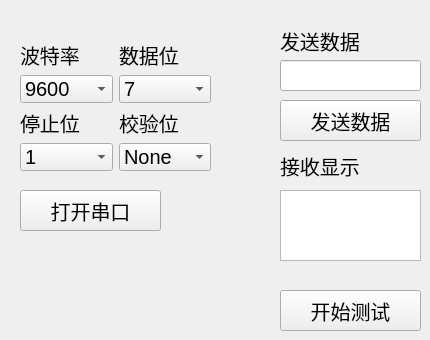
      <widget class="QWidget" name="tab_5">
       <attribute name="title">
        <string>LIN</string>
       </attribute>
       <widget class="QPushButton" name="pushButton_linTest">
        <property name="geometry">
         <rect>
          <x>280</x>
          <y>290</y>
          <width>141</width>
          <height>41</height>
         </rect>
        </property>
        <property name="font">
         <font>
          <pointsize>15</pointsize>
         </font>
        </property>
        <property name="text">
         <string>开始测试</string>
        </property>
       </widget>
       <widget class="QWidget" name="layoutWidget">
        <property name="geometry">
         <rect>
          <x>20</x>
          <y>40</y>
          <width>191</width>
          <height>131</height>
         </rect>
        </property>
        <layout class="QGridLayout" name="gridLayout">
         <item row="3" column="0">
          <widget class="QComboBox" name="comboBox_linStopBits">
           <property name="font">
            <font>
             <pointsize>15</pointsize>
            </font>
           </property>
           <item>
            <property name="text">
             <string>1</string>
            </property>
           </item>
           <item>
            <property name="text">
             <string>2</string>
            </property>
           </item>
          </widget>
         </item>
         <item row="1" column="1">
          <widget class="QComboBox" name="comboBox_linDataBits">
           <property name="font">
            <font>
             <pointsize>15</pointsize>
            </font>
           </property>
           <item>
            <property name="text">
             <string>7</string>
            </property>
           </item>
           <item>
            <property name="text">
             <string>8</string>
            </property>
           </item>
          </widget>
         </item>
         <item row="0" column="0">
          <widget class="QLabel" name="label_27">
           <property name="font">
            <font>
             <pointsize>15</pointsize>
            </font>
           </property>
           <property name="text">
            <string>波特率</string>
           </property>
          </widget>
         </item>
         <item row="2" column="0">
          <widget class="QLabel" name="label_29">
           <property name="font">
            <font>
             <pointsize>15</pointsize>
            </font>
           </property>
           <property name="text">
            <string>停止位</string>
           </property>
          </widget>
         </item>
         <item row="2" column="1">
          <widget class="QLabel" name="label_30">
           <property name="font">
            <font>
             <pointsize>15</pointsize>
            </font>
           </property>
           <property name="text">
            <string>校验位</string>
           </property>
          </widget>
         </item>
         <item row="1" column="0">
          <widget class="QComboBox" name="comboBox_linBaud">
           <property name="font">
            <font>
             <pointsize>15</pointsize>
            </font>
           </property>
           <item>
            <property name="text">
             <string>9600</string>
            </property>
           </item>
           <item>
            <property name="text">
             <string>19200</string>
            </property>
           </item>
          </widget>
         </item>
         <item row="0" column="1">
          <widget class="QLabel" name="label_28">
           <property name="font">
            <font>
             <pointsize>15</pointsize>
            </font>
           </property>
           <property name="text">
            <string>数据位</string>
           </property>
          </widget>
         </item>
         <item row="3" column="1">
          <widget class="QComboBox" name="comboBox_linParity">
           <property name="font">
            <font>
             <pointsize>15</pointsize>
            </font>
           </property>
           <item>
            <property name="text">
             <string>None</string>
            </property>
           </item>
           <item>
            <property name="text">
             <string>Odd</string>
            </property>
           </item>
           <item>
            <property name="text">
             <string>Even</string>
            </property>
           </item>
          </widget>
         </item>
        </layout>
       </widget>
       <widget class="QPushButton" name="pushButton_linOpen">
        <property name="geometry">
         <rect>
          <x>20</x>
          <y>190</y>
          <width>141</width>
          <height>41</height>
         </rect>
        </property>
        <property name="font">
         <font>
          <pointsize>15</pointsize>
         </font>
        </property>
        <property name="text">
         <string>打开串口</string>
        </property>
       </widget>
       <widget class="QLabel" name="label_31">
        <property name="geometry">
         <rect>
          <x>280</x>
          <y>20</y>
          <width>101</width>
          <height>41</height>
         </rect>
        </property>
        <property name="font">
         <font>
          <pointsize>15</pointsize>
         </font>
        </property>
        <property name="text">
         <string>发送数据</string>
        </property>
       </widget>
       <widget class="QLineEdit" name="lineEdit_linSend">
        <property name="geometry">
         <rect>
          <x>280</x>
          <y>60</y>
          <width>141</width>
          <height>31</height>
         </rect>
        </property>
        <property name="font">
         <font>
          <pointsize>15</pointsize>
         </font>
        </property>
       </widget>
       <widget class="QPushButton" name="pushButton_linSend">
        <property name="geometry">
         <rect>
          <x>280</x>
          <y>100</y>
          <width>141</width>
          <height>41</height>
         </rect>
        </property>
        <property name="font">
         <font>
          <pointsize>15</pointsize>
         </font>
        </property>
        <property name="text">
         <string>发送数据</string>
        </property>
       </widget>
       <widget class="QLabel" name="label_32">
        <property name="geometry">
         <rect>
          <x>280</x>
          <y>150</y>
          <width>91</width>
          <height>31</height>
         </rect>
        </property>
        <property name="font">
         <font>
          <pointsize>15</pointsize>
         </font>
        </property>
        <property name="text">
         <string>接收显示</string>
        </property>
       </widget>
       <widget class="QPlainTextEdit" name="plainTextEdit_linRecv">
        <property name="geometry">
         <rect>
          <x>280</x>
          <y>190</y>
          <width>141</width>
          <height>71</height>
         </rect>
        </property>
        <property name="font">
         <font>
          <pointsize>15</pointsize>
         </font>
        </property>
       </widget>
      </widget>
